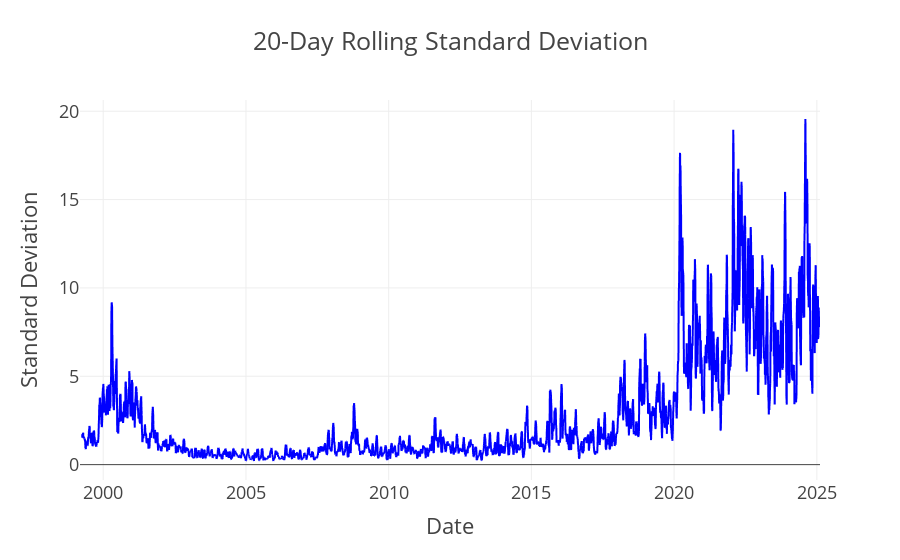
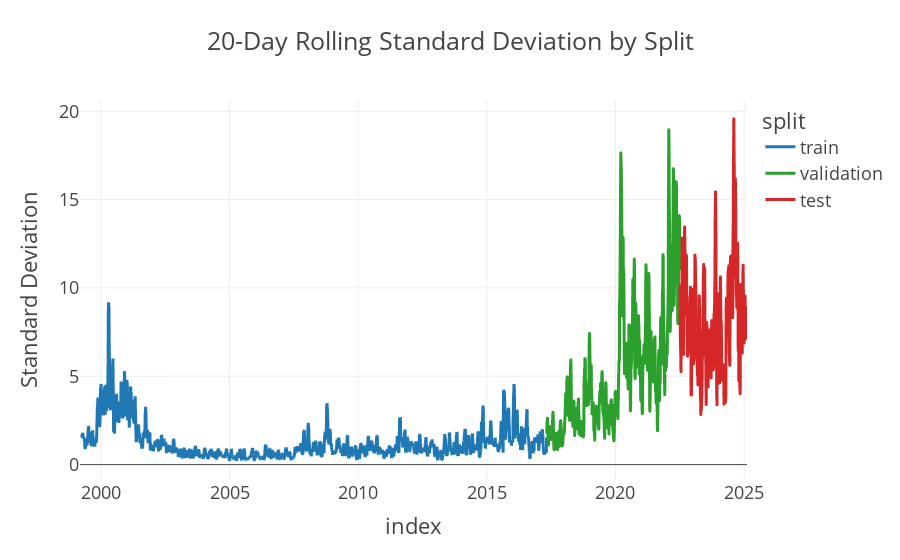

The notebook cell saved with these charts, in order:
### Code cell
# Calculate rolling standard deviation
rolling_std = df['Close'].rolling(window=20).std()

# Create line plot using plotly express
fig = px.line(
    x=df.index,
    y=rolling_std,
    title='20-Day Rolling Standard Deviation',
    labels={'x': 'Date', 'y': 'Standard Deviation'},
    template='presentation'
)

# Optional: Enhance the visualization
fig.update_traces(line_color='blue', line_width=2)
fig.update_layout(
    showlegend=True,
    yaxis_title='Standard Deviation',
    hovermode='x unified'
)
fig.show()

# If you want to show splits like before:
fig = px.line(
    df,
    x=df.index,
    y=df['Close'].rolling(window=20).std(),
    color='split',  # This will color by train/validation/test
    title='20-Day Rolling Standard Deviation by Split',
    labels={'x': 'Date', 'y': 'Standard Deviation'},
    template='presentation',
    color_discrete_map={
        'train': 'rgb(31, 119, 180)',      # Blue
        'validation': 'rgb(44, 160, 44)',   # Green
        'test': 'rgb(214, 39, 40)'         # Red
    }
)
fig.update_layout(
    yaxis_title='Standard Deviation',
    hovermode='x unified'
)
fig.show()

### Figure 1 — Plotly figure (JSON) as saved in the notebook; plotly's stock layout.template omitted (floating-point values rounded to 4 significant figures; data arrays with more than 128 entries replaced by an {"elided": "..."} marker saying what was removed)
{"data": [{"hovertemplate": "Date=%{x}<br>Standard Deviation=%{y}<extra></extra>", "legendgroup": "", "line": {"color": "blue", "dash": "solid", "width": 2}, "marker": {"symbol": "circle"}, "mode": "lines", "name": "", "showlegend": false, "type": "scattergl", "x": {"elided": "6522 str values"}, "xaxis": "x", "y": {"elided": "6522 float values"}, "yaxis": "y"}], "layout": {"hovermode": "x unified", "legend": {"tracegroupgap": 0}, "showlegend": true, "title": {"text": "20-Day Rolling Standard Deviation"}, "xaxis": {"anchor": "y", "domain": [0, 1], "title": {"text": "Date"}}, "yaxis": {"anchor": "x", "domain": [0, 1], "title": {"text": "Standard Deviation"}}}}

### Figure 2 — Plotly figure (JSON) as saved in the notebook; plotly's stock layout.template omitted (floating-point values rounded to 4 significant figures; data arrays with more than 128 entries replaced by an {"elided": "..."} marker saying what was removed)
{"data": [{"hovertemplate": "split=train<br>index=%{x}<br>Standard Deviation=%{y}<extra></extra>", "legendgroup": "train", "line": {"color": "rgb(31, 119, 180)", "dash": "solid"}, "marker": {"symbol": "circle"}, "mode": "lines", "name": "train", "showlegend": true, "type": "scattergl", "x": {"elided": "4565 str values"}, "xaxis": "x", "y": {"elided": "4565 float values"}, "yaxis": "y"}, {"hovertemplate": "split=validation<br>index=%{x}<br>Standard Deviation=%{y}<extra></extra>", "legendgroup": "validation", "line": {"color": "rgb(44, 160, 44)", "dash": "solid"}, "marker": {"symbol": "circle"}, "mode": "lines", "name": "validation", "showlegend": true, "type": "scattergl", "x": {"elided": "1304 str values"}, "xaxis": "x", "y": {"elided": "1304 float values"}, "yaxis": "y"}, {"hovertemplate": "split=test<br>index=%{x}<br>Standard Deviation=%{y}<extra></extra>", "legendgroup": "test", "line": {"color": "rgb(214, 39, 40)", "dash": "solid"}, "marker": {"symbol": "circle"}, "mode": "lines", "name": "test", "showlegend": true, "type": "scattergl", "x": {"elided": "653 str values"}, "xaxis": "x", "y": {"elided": "653 float values"}, "yaxis": "y"}], "layout": {"hovermode": "x unified", "legend": {"title": {"text": "split"}, "tracegroupgap": 0}, "title": {"text": "20-Day Rolling Standard Deviation by Split"}, "xaxis": {"anchor": "y", "domain": [0, 1], "title": {"text": "index"}}, "yaxis": {"anchor": "x", "domain": [0, 1], "title": {"text": "Standard Deviation"}}}}
